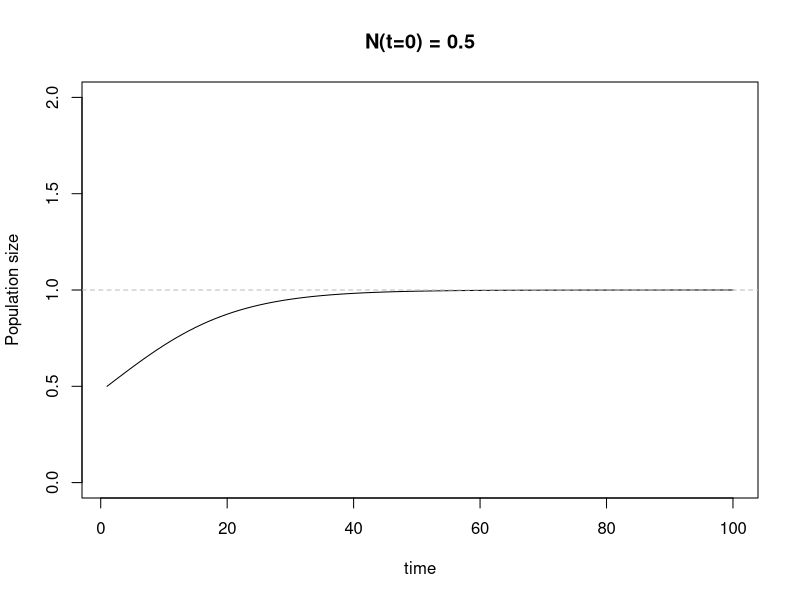

Write R code to recreate this figure.
## ---- chunk 1
knitr::opts_chunk$set(echo = TRUE)
## ---- chunk 2
# simple model of logistic growth
dNt <- function(r, N) r * N * (1 - N)

# iterate growth through time
Nt <- function(r, N, t) {
  for (i in 1:(t - 1)) {
    # population at next time step is population at current time + pop growth
    N[i + 1] <- N[i] + dNt(r, N[i])
  }
  N
}


t <- 100
r <- 0.1
# lets consider 4 different starting abundances (i.e., N(t=0) values)
Nt0 =  0.5
 plot(1:t, Nt(r, Nt0, t), type = 'l', xlab = 'time', ylab = 'Population size',
    main = paste('N(t=0) =', Nt0), ylim =c(0, 2))
  abline(h = 1, lty = 2, col='grey')

